Frame 1 (no input): blank canvas, image omitted
Frame 60 (the mouse pressed at the canvas centre just before this capture): blank canvas, image omitted
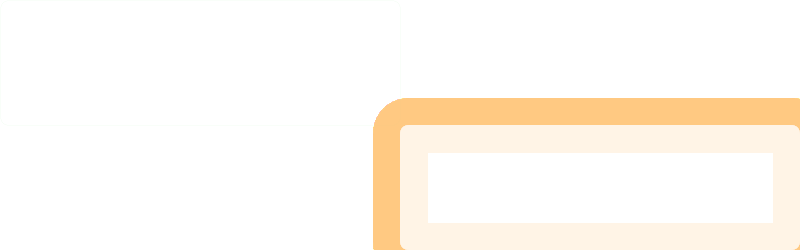
Frame 120 (the mouse held since frame 60 and released just before this capture)

The Processing sketch whose frames 1 and 60 were blank and that drew this single picture after the mouse press (run headless with seeded random() and noise(); from frame 60 on, the mouse is pressed at the canvas centre):

// Processing sketch: processing_11441
// ── processing_11441.pde

void setup(){
size(800,250);
smooth();
background(255);
frameRate(10);
}
void draw(){
stroke(pmouseX,200, pmouseY,50); //puedo hacer esto mejor?
float distance = dist(pmouseX, pmouseY, mouseX,mouseY);
float maxStroke = 55;
fill(255);
strokeWeight(maxStroke - constrain(distance, 0, maxStroke));
rect(pmouseX,pmouseY,mouseX,mouseY,10,10,10,10);
}
void mouseClicked(){  
ellipse(pmouseX, pmouseY, mouseX, mouseY); 
fill(mouseY, 55, mouseX, 80);  
noStroke();  
rect(mouseX, mouseY, 10, 50);  

}  
void keyPressed(){  
background(255); 
}
